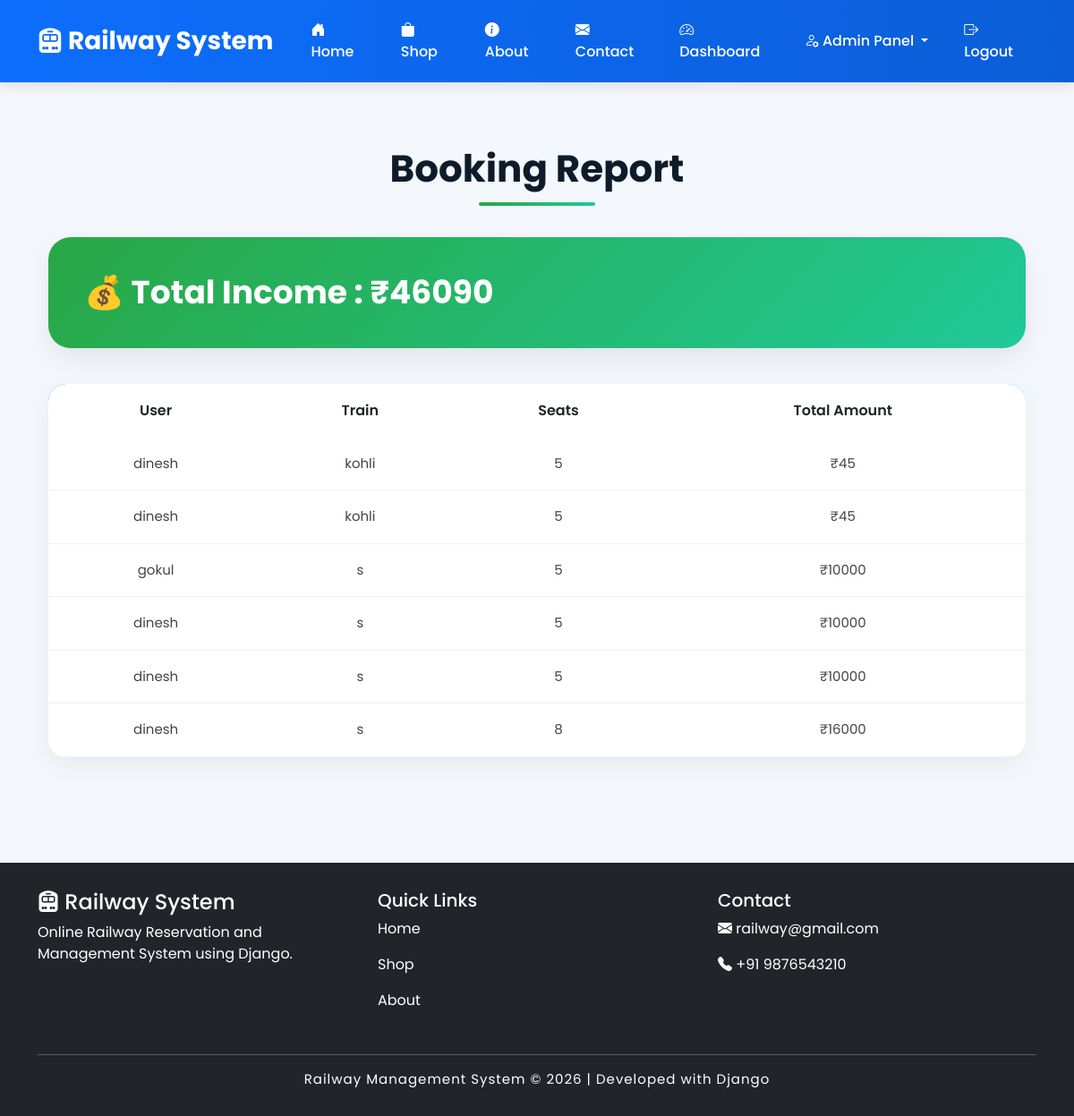
/report/ (signed in), run on the app's committed database.
### apps/models.py (models this page shows, shortened)
class Booking(models.Model):
    user = models.ForeignKey(
        User,
        on_delete=models.CASCADE
    )
    train = models.ForeignKey(
        Train,
        on_delete=models.CASCADE
    )
    booking_date = models.DateField()
    booking_time = models.TimeField()
    seats = models.IntegerField()
    total_price = models.IntegerField()
    payment_status = models.BooleanField(default=False)
    created_at = models.DateTimeField(auto_now_add=True)

class Train(models.Model):
    category = models.ForeignKey(
        Category,
        on_delete=models.CASCADE
    )
    subcategory = models.ForeignKey(
        SubCategory,
        on_delete=models.CASCADE
    )
    name = models.CharField(max_length=200)
    from_place = models.CharField(max_length=200)
    to_place = models.CharField(max_length=200)
    description = models.TextField()
    price = models.IntegerField()
    image = models.ImageField(upload_to='trains/')
    available_seats = models.IntegerField()
    date = models.DateField()
    time = models.TimeField()
    created_at = models.DateTimeField(auto_now_add=True)

### apps/views.py (the view)
# urls.py: path('report/',
@login_required
def report(request):
    bookings = Booking.objects.all()
    total_income = 0
    for i in bookings:
        total_income += i.total_price
    context = {
        'bookings': bookings,
        'total_income': total_income
    }
    return render(request,
                  'report.html',
                  context)

### apps/templates/REPORT.HTML (shortened to what this page needs)
{% extends 'base.html' %}
{% block content %}
<div class="container py-5">
    <h2 class="report-title">
        Booking Report
    </h2>
    <div class="income-card">
        <h3>
            💰 Total Income : ₹{{ total_income }}
        </h3>
    </div>
    <div class="report-table">
        <table class="table">
            <thead>
                <tr>
                    <th>User</th>
                    <th>Train</th>
                    <th>Seats</th>
                    <th>Total Amount</th>
                </tr>
            </thead>
            <tbody>
                {% for i in bookings %}
                <tr>
                    <td>
                        {{ i.user.username }}
                    </td>
                    <td>
                        {{ i.train.name }}
                    </td>
                    <td>
                        {{ i.seats }}
                    </td>
                    <td>
                        ₹{{ i.total_price }}
                    </td>
                </tr>
                {% endfor %}
            </tbody>
        </table>
    </div>
</div>
{% endblock %}

### apps/templates/BASE.HTML (style rules this page uses)
* { margin:0; padding:0; box-sizing:border-box; }
body { background:#f4f6f9; font-family:'Poppins',sans-serif; }

### apps/templates/REPORT.HTML (style rules this page uses)
body { background:#f4f7fc; font-family:'Poppins',sans-serif; }
.report-title { font-size:42px; font-weight:700; text-align:center; color:#0d1b2a; margin-bottom:35px; position:relative; }
.report-title::after { content:''; width:130px; height:4px; background:linear-gradient(to right,#28a745,#20c997); display:block; margin:12px auto 0; border-radius:20px; }
.income-card { border:none; border-radius:25px; overflow:hidden; background:linear-gradient(135deg,#28a745,#20c997); color:white; padding:40px; box-shadow:0 12px 30px rgba(0,0,0,0.08); margin-bottom:40px; transition:0.4s; position:relative; }
.income-card h3 { font-size:36px; font-weight:700; margin:0; }
.report-table { background:white; border-radius:20px; overflow:hidden; box-shadow:0 10px 30px rgba(0,0,0,0.06); }
.report-table table { margin:0; }
.report-table thead { background:linear-gradient(to right,#007bff,#00c6ff); color:white; }
.report-table th { padding:18px; border:none; text-align:center; font-size:16px; font-weight:600; }
.report-table td { padding:18px; text-align:center; vertical-align:middle; border-color:#eef2f7; font-size:15px; color:#444; }
.report-table tbody tr { transition:0.3s; }

### data on the page
Booking: user.username "dinesh", train.name "kohli", seats "5", total_price "45"
Booking: user.username "dinesh", train.name "kohli", seats "5", total_price "45"
Booking: user.username "gokul", train.name "s", seats "5", total_price "10000"
Booking: user.username "dinesh", train.name "s", seats "5", total_price "10000"
Booking: user.username "dinesh", train.name "s", seats "5", total_price "10000"
Booking: user.username "dinesh", train.name "s", seats "8", total_price "16000"

### other printed values
{{ total_income }} "46090"
